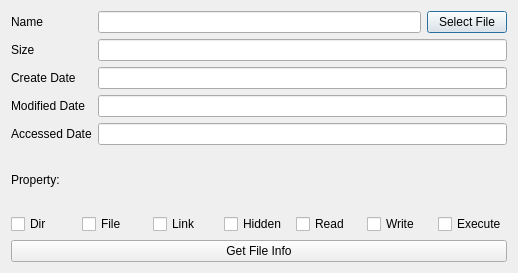
<?xml version="1.0" encoding="UTF-8"?>
<ui version="4.0">
 <class>Dialog</class>
 <widget class="QDialog" name="Dialog">
  <property name="geometry">
   <rect>
    <x>0</x>
    <y>0</y>
    <width>518</width>
    <height>273</height>
   </rect>
  </property>
  <property name="windowTitle">
   <string>Dialog</string>
  </property>
  <layout class="QVBoxLayout" name="verticalLayout">
   <item>
    <layout class="QGridLayout" name="gridLayout">
     <item row="0" column="0">
      <widget class="QLabel" name="name_label">
       <property name="text">
        <string>Name</string>
       </property>
      </widget>
     </item>
     <item row="0" column="1">
      <widget class="QLineEdit" name="name_edit"/>
     </item>
     <item row="2" column="0">
      <widget class="QLabel" name="size_label">
       <property name="text">
        <string>Size</string>
       </property>
      </widget>
     </item>
     <item row="3" column="0">
      <widget class="QLabel" name="created_date_label">
       <property name="text">
        <string>Create Date</string>
       </property>
      </widget>
     </item>
     <item row="4" column="0">
      <widget class="QLabel" name="modified_date_label">
       <property name="text">
        <string>Modified Date</string>
       </property>
      </widget>
     </item>
     <item row="5" column="0">
      <widget class="QLabel" name="accessed_date_label">
       <property name="text">
        <string>Accessed Date</string>
       </property>
      </widget>
     </item>
     <item row="0" column="2">
      <widget class="QPushButton" name="select_button">
       <property name="text">
        <string>Select File</string>
       </property>
      </widget>
     </item>
     <item row="2" column="1" colspan="2">
      <widget class="QLineEdit" name="size_edit"/>
     </item>
     <item row="3" column="1" colspan="2">
      <widget class="QLineEdit" name="created_date_edit"/>
     </item>
     <item row="4" column="1" colspan="2">
      <widget class="QLineEdit" name="modified_date_edit"/>
     </item>
     <item row="5" column="1" colspan="2">
      <widget class="QLineEdit" name="accessed_date_edit"/>
     </item>
    </layout>
   </item>
   <item>
    <widget class="QLabel" name="property_label">
     <property name="text">
      <string>Property:</string>
     </property>
    </widget>
   </item>
   <item>
    <layout class="QHBoxLayout" name="horizontalLayout">
     <item>
      <widget class="QCheckBox" name="dir_box">
       <property name="text">
        <string>Dir</string>
       </property>
      </widget>
     </item>
     <item>
      <widget class="QCheckBox" name="file_box">
       <property name="text">
        <string>File</string>
       </property>
      </widget>
     </item>
     <item>
      <widget class="QCheckBox" name="link_box">
       <property name="text">
        <string>Link</string>
       </property>
      </widget>
     </item>
     <item>
      <widget class="QCheckBox" name="hidden_box">
       <property name="text">
        <string>Hidden</string>
       </property>
      </widget>
     </item>
     <item>
      <widget class="QCheckBox" name="read_box">
       <property name="text">
        <string>Read</string>
       </property>
      </widget>
     </item>
     <item>
      <widget class="QCheckBox" name="write_box">
       <property name="text">
        <string>Write</string>
       </property>
      </widget>
     </item>
     <item>
      <widget class="QCheckBox" name="execute_box">
       <property name="text">
        <string>Execute</string>
       </property>
      </widget>
     </item>
    </layout>
   </item>
   <item>
    <widget class="QPushButton" name="get_fileinfo_button">
     <property name="text">
      <string>Get File Info</string>
     </property>
    </widget>
   </item>
  </layout>
 </widget>
 <resources/>
 <connections/>
</ui>
